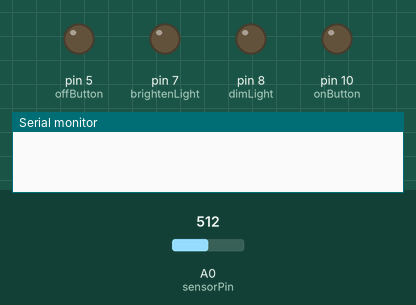
Bench run of a sketch on a simulated Arduino Uno, built with avr-gcc and run on an emulated ATmega328P. Shown: output pins drawn as LEDs (lit = HIGH), the last lines printed to the serial monitor. Inputs (shaded band) come from the test bench; at power-on: A0 (sensorPin) = 512.

Above: at 1.4 s.
1.5 s: A0 (sensorPin) set to 692
3.0 s: A0 (sensorPin) set to 722
At 3.4 s:
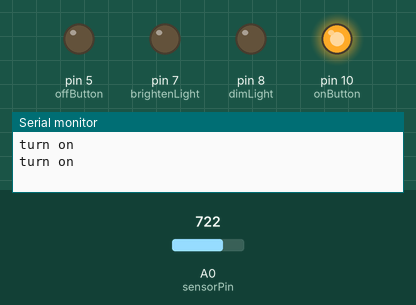
6.0 s: A0 (sensorPin) set to 511
At 6.4 s:
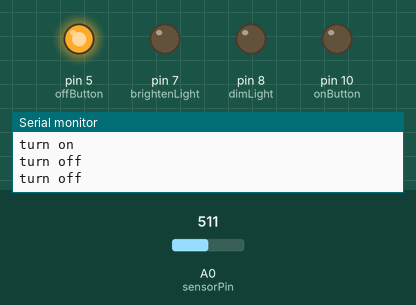
9.0 s: A0 (sensorPin) set to 716
At 9.4 s:
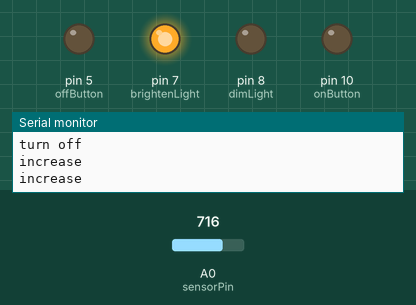
12.0 s: A0 (sensorPin) set to 306
At 12.4 s:
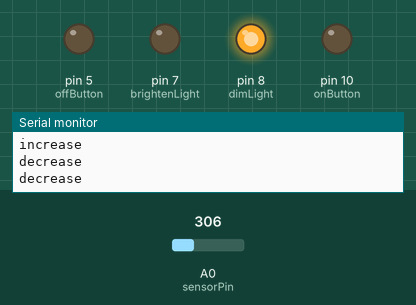
15.0 s: A0 (sensorPin) set to 279
At 15.4 s:
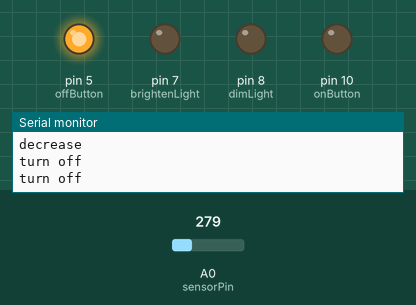
Timing chart, 0 to 18.0 s (numbered marks = the images above; inputs shaded):
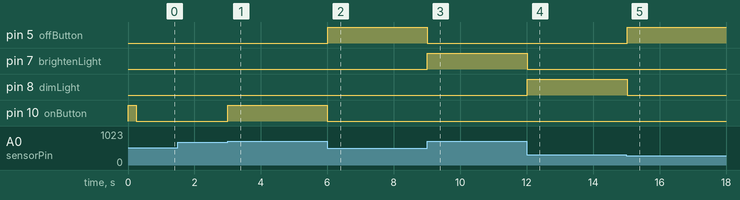

The sketch:

auto_LED_lights.ino
```cpp
// As usual, we'll create constants to name the pins we're using.
// This will make it easier to follow the code below.

const int sensorPin = 0;
//const int ledPin = 9;
const int onButton = 10;
const int offButton = 5;
const int dimLight = 8;
const int brightenLight = 7;

// We'll also set up some global variables for the light level:

int lightLevel, high = 0, low = 1023;

//int current_led_intensity = 0;
int target_light_intensity = 80; // 255; // The intensity of light I'm trying to maintain. I believe this will be the same range as the lightLevel: [0, 255]
int error = 1; // The "wiggle room" for the light to fluctuate away from the desired target_light_intensity
int number_of_dimming_states = 32; // As measured by like...just lying there and counting the number of times I pressed the dimmer switch.
int current_dimming_statue = 0; // start this at 0 to include the "off" state. this can then incriment 32 times to it's full brightness. (remember this implies that on start the lights should be set dimmed all the way.)


void setup()
{
  Serial.begin(9600);
  // We'll set up the LED pin to be an output.
  // (We don't need to do anything special to use the analog input.)

  pinMode(onButton, OUTPUT);
  pinMode(offButton, OUTPUT);
  pinMode(dimLight, OUTPUT);
  pinMode(brightenLight, OUTPUT);

  digitalWrite(onButton, HIGH);
  delay(250);
  digitalWrite(onButton, LOW);
}


void loop()
{
  // Just as we've done in the past, we'll use the analogRead()
  // function to measure the voltage coming from the photoresistor
  // resistor pair. This number can range between 0 (0 Volts) and
  // 1023 (5 Volts), but this circuit will have a smaller range
  // between dark and light.

  lightLevel = analogRead(sensorPin);
//  if (lightLevel != dummySensor) {
//    dummySensor = lightLevel;
//    Serial.println(lightLevel);
//  }

  // We now want to use this number to control the brightness of
  // the LED. But we have a problem: the analogRead() function
  // returns values between 0 and 1023, and the analogWrite()
  // function wants values from 0 to 255.

  // We can solve this by using two handy functions called map()
  // and constrain(). Map will change one range of values into
  // another range. If we tell map() our "from" range is 0-1023,
  // and our "to" range is 0-255, map() will squeeze the larger
  // range into the smaller. (It can do this for any two ranges.)

//   lightLevel = map(lightLevel, 0, 1023, 0, 255);

  // Because map() could still return numbers outside the "to"
  // range, (if they're outside the "from" range), we'll also use
  // a function called constrain() that will "clip" numbers into
  // a given range. If the number is above the range, it will reset
  // it to be the highest number in the range. If the number is
  // below the range, it will reset it to the lowest number.
  // If the number is within the range, it will stay the same.

//   lightLevel = constrain(lightLevel, 0, 255);

  // Here's one last thing to think about. The circuit we made
  // won't have a range all the way from 0 to 5 Volts. It will
  // be a smaller range, such as 300 (dark) to 800 (light).
  // If we just pass this number directly to map(), the LED will
  // change brightness, but it will never be completely off or
  // completely on.

  // You can fix this two ways, each of which we'll show
  // in the functions below. Uncomment ONE of them to
  // try it out:

  manualTune();  // manually change the range from light to dark
  int lightInRoom = 255 - lightLevel;

  //autoTune();  // have the Arduino do the work for us!

  if (lightInRoom > (target_light_intensity + error)) {
    decreaseLedIntensity();
  } else if (lightInRoom < (target_light_intensity - error)) {
    increaseLedIntensity();
  }
}

// press a button by completing the circuit for the button with HIGH for a moment and then opening the circuit with LOW
void pressButton(int button)
{
  digitalWrite(button, HIGH);
  delay(250);
  digitalWrite(button, LOW);
}

void turnOnLeds()
{
  pressButton(onButton);
}

void turnOffLeds()
{
  pressButton(offButton);
}

void increaseLedIntensity()
{
  if (current_dimming_statue == number_of_dimming_states) {
    // we're maxed out. ya done.
    return;
  }

  if (current_dimming_statue == 0) {
    Serial.println("turn on");
    turnOnLeds();
  } else {
    Serial.println("increase");
    pressButton(brightenLight);
  }

  if (didButtonWork()) {
    current_dimming_statue++;
  }
}

void decreaseLedIntensity()
{
  if (current_dimming_statue == 0) {
    // If the leds are off then ya done...you can't turn them more off...
    return;
  }

  if (current_dimming_statue == 1) {
    Serial.println("turn off");
    turnOffLeds();
  } else {
    Serial.println("decrease");
    pressButton(dimLight);
  }
  if (didButtonWork()) {
    current_dimming_statue--;
  }
}

bool didButtonWork()
{
  int previousLightLevel = lightLevel;
  lightLevel = analogRead(sensorPin);
  manualTune();
  int diffVal = previousLightLevel - lightLevel;
  if (diffVal > 2 * error) {
    return true;
  } else {
    return false;
  }
}

void manualTune()
{
  // As we mentioned above, the light-sensing circuit we built
  // won't have a range all the way from 0 to 1023. It will likely
  // be more like 300 (dark) to 800 (light). If you run this sketch
  // as-is, the LED won't fully turn off, even in the dark.

  // You can accommodate the reduced range by manually
  // tweaking the "from" range numbers in the map() function.
  // Here we're using the full range of 0 to 1023.
  // Try manually changing this to a smaller range (300 to 800
  // is a good guess), and try it out again. If the LED doesn't
  // go completely out, make the low number larger. If the LED
  // is always too bright, make the high number smaller.

  // Remember you're JUST changing the 0, 1023 in the line below!

  lightLevel = map(lightLevel, 0, 1023, 0, 255); // I'm going to flip this so that instead of 255 = dark and 0 = bright.
  lightLevel = constrain(lightLevel, 0, 255);

  // Now we'll return to the main loop(), and send lightLevel
  // to the LED.
}


void autoTune()
{
  // As we mentioned above, the light-sensing circuit we built
  // won't have a range all the way from 0 to 1023. It will likely
  // be more like 300 (dark) to 800 (light).

  // In the manualTune() function above, you need to repeatedly
  // change the values and try the program again until it works.
  // But why should you have to do that work? You've got a
  // computer in your hands that can figure things out for itself!

  // In this function, the Arduino will keep track of the highest
  // and lowest values that we're reading from analogRead().

  // If you look at the top of the sketch, you'll see that we've
  // initialized "low" to be 1023. We'll save anything we read
  // that's lower than that:

  if (lightLevel < low)
  {
    low = lightLevel;
  }

  // We also initialized "high" to be 0. We'll save anything
  // we read that's higher than that:

  if (lightLevel > high)
  {
    high = lightLevel;
  }

  // Once we have the highest and lowest values, we can stick them
  // directly into the map() function. No manual tweaking needed!

  // One trick we'll do is to add a small offset to low and high,
  // to ensure that the LED is fully-off and fully-on at the limits
  // (otherwise it might flicker a little bit).

  lightLevel = map(lightLevel, low+30, high-30, 0, 255);
  lightLevel = constrain(lightLevel, 0, 255);

  // Now we'll return to the main loop(), and send lightLevel
  // to the LED.
}
```

Measured:
- the behaviour switches between 710 and 711 on A0 (sensorPin) (found by bisection; images 0 and 1)
- the behaviour switches between 297 and 296 on A0 (sensorPin) (found by bisection; images 4 and 5)
- after the input at 1.5 s, every drawn part: stays the same
- after the input at 3.0 s, pin 10 (onButton): LOW → HIGH at once
- after the input at 6.0 s, pin 5 (offButton): LOW → HIGH at once; pin 10 (onButton): HIGH → LOW at once
- after the input at 9.0 s, pin 5 (offButton): HIGH → LOW at once; pin 7 (brightenLight): LOW → HIGH at once
- after the input at 12.0 s, pin 7 (brightenLight): HIGH → LOW at once; pin 8 (dimLight): LOW → HIGH at once
- after the input at 15.0 s, pin 5 (offButton): LOW → HIGH at once; pin 8 (dimLight): HIGH → LOW at once
